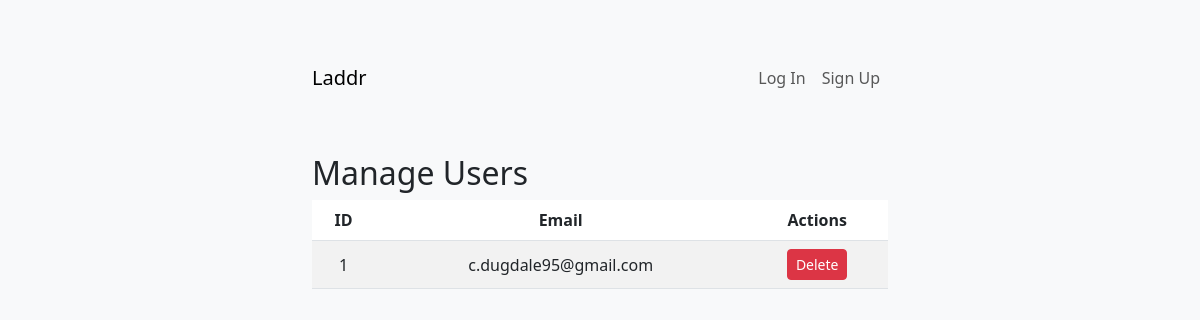
The page /manage-users on the database as committed earlier.
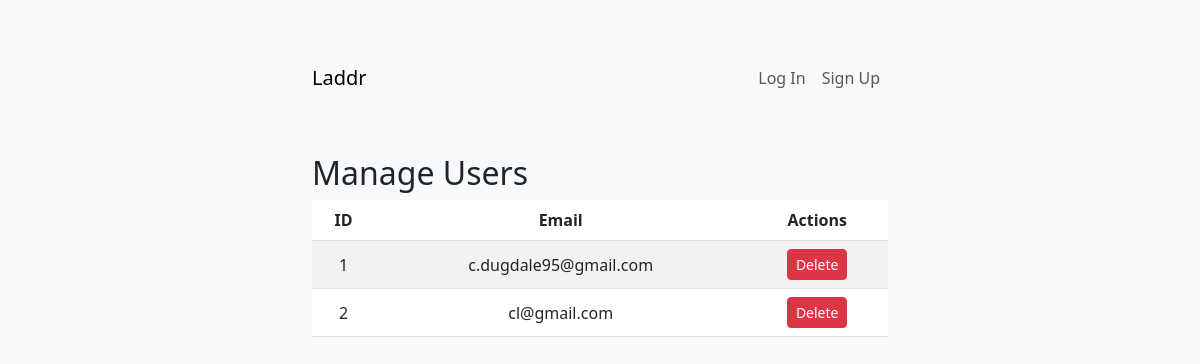
The same page on the database as committed later.
### app/models.py (models this page shows, shortened)
class User(db.Model):
    __tablename__ = 'users'
    id = db.Column(db.Integer, primary_key=True)
    username = db.Column(db.String(50), unique=True, nullable=False)  # New field
    first_name = db.Column(db.String(50), nullable=False)
    last_name = db.Column(db.String(50), nullable=False)
    email = db.Column(db.String(120), unique=True, nullable=False)
    password_hash = db.Column(db.String(128), nullable=False)
    strava_id = db.Column(db.String(50), nullable=True)  # Stores Strava user ID
    strava_access_token = db.Column(db.String(255), nullable=True)
    strava_refresh_token = db.Column(db.String(255))
    strava_expires_at = db.Column(db.Integer)    # Stores Strava access token
    bucks = db.Column(db.Integer, default=5)  # Weekly Bucks balance
    last_bucks_update = db.Column(db.DateTime, default=datetime.utcnow)
    private_event_ends = db.Column(db.DateTime, nullable=True)  # End time for private event
    last_activated = db.Column(db.DateTime, nullable=True)  # Last activation time for weekly cooldown
    linked_accounts = db.Column(db.Boolean, default=False)  # Example field for linked accounts
    overall_points = db.Column(db.Integer, default=0)
    monthly_data = db.Column(db.JSON, default={
        'run': {'distance': 0, 'pace': 0, 'points': 0, 'avg_multiplier': 1},
        'ride': {'distance': 0, 'pace': 0, 'points': 0, 'avg_multiplier': 1},
    }) # Cached monthly totals
    yearly_data = db.Column(db.JSON, nullable=True)   # Cached yearly totals
    monthly_last_updated = db.Column(db.DateTime, nullable=True)  # Last updated timestamp for monthly data
    yearly_last_updated = db.Column(db.DateTime, nullable=True)   # Last updated timestamp for yearly data

### app/routes.py (the view)
@main.route('/manage-users', methods=['GET'])
def manage_users():
    users = User.query.all()
    return render_template('manage_users.html', users=users)

### app/templates/manage_users.html (shortened to what this page needs)
{% extends 'base.html' %}
{% block content %}
<h2 class="mt-5">Manage Users</h2>
<table class="table table-striped">
    <thead>
        <tr>
            <th>ID</th>
            <th>Email</th>
            <th>Actions</th>
        </tr>
    </thead>
    <tbody>
        {% for user in users %}
        <tr>
            <td>{{ user.id }}</td>
            <td>{{ user.email }}</td>
            <td>
                <form method="POST" action="{{ url_for('main.delete_user', user_id=user.id) }}" onsubmit="return confirm('Are you sure you want to delete this user?');">
                    <button type="submit" class="btn btn-danger btn-sm">Delete</button>
                </form>
            </td>
        </tr>
        {% endfor %}
    </tbody>
</table>
{% endblock %}

### app/templates/base.html (shortened to what this page needs)
<!DOCTYPE html>
<html lang="en">
<head>
    <link href="https://cdn.jsdelivr.net/npm/bootstrap@5.3.0/dist/css/bootstrap.min.css" rel="stylesheet">
    <link href="https://cdn.jsdelivr.net/npm/bootstrap-icons/font/bootstrap-icons.css" rel="stylesheet">
    <link rel="stylesheet" href="https://unpkg.com/leaflet@1.7.1/dist/leaflet.css" />
    <link rel="stylesheet" href="{{ url_for('static', filename='styles.css') }}">
    <link rel="stylesheet" href="https://cdnjs.cloudflare.com/ajax/libs/selectize.js/0.12.6/css/selectize.default.min.css" />
</head>
<body>
    <nav class="navbar navbar-expand-lg navbar-light bg-light">
        <div class="container">
            <a class="navbar-brand" href="{{ url_for('main.index') }}">Laddr</a>
            <div class="collapse navbar-collapse" id="navbarNav">
                <ul class="navbar-nav ms-auto">
                    {% if session.get('user_id') %}
                        <li class="nav-item">
                            <a class="nav-link" href="{{ url_for('main.account') }}">My Account</a>
                        </li>
                        <li class="nav-item">
                            <a class="nav-link" href="{{ url_for('main.leaderboard') }}">Laddr</a>
                        </li>
                        <li class="nav-item">
                            <a class="nav-link" href="{{ url_for('main.schedule') }}">Schedule</a>
                        </li>
                        <li class="nav-item">
                            <a class="nav-link" href="{{ url_for('main.how_it_works') }}">How It Works</a>
                        </li>
                        <li class="nav-item">
                            <a class="nav-link" href="{{ url_for('main.logout') }}">Log Out</a>
                        </li>
                    {% else %}
                        <li class="nav-item">
                            <a class="nav-link" href="{{ url_for('main.login') }}">Log In</a>
                        </li>
                        <li class="nav-item">
                            <a class="nav-link" href="{{ url_for('main.create_account') }}">Sign Up</a>
                        </li>
                    {% endif %}
                </ul>
            </div>
        </div>
    </nav>
    <div class="container mt-4">
        {% block content %}{% endblock %}
    </div>
</body>
</html>

### app/static/styles.css (style rules this page uses)
body { background-color: #f8f9fa; }
.container { margin-top: 50px; max-width: 600px; }
table { white-space: nowrap; }
th, td { text-align: center; vertical-align: middle; }

Rows that differ between the two databases and show on the page:
added User: id "2", email "cl@gmail.com"
